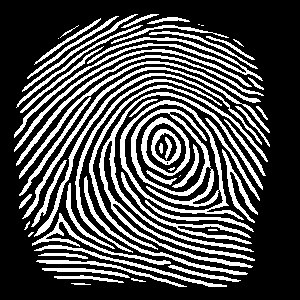
#> input picture media/md_output/Normalize_temp.jpg, 300 x 300 px
$ python Normalize.py media/md_output/Normalize_temp.jpg media/md_output/Normalize_temp.jpg
#> lines starting #> are read from the running program, lines starting #| are printed output that depends on the picture
import sys
from django.conf import settings
import os
import fingerprint_enhancer
image_full_path = sys.argv[1]
image_name = sys.argv[2]
import cv2
import numpy as np
import matplotlib.pyplot as plt
import imutils

image = cv2.imread(str(image_full_path))
#> image is the input picture: shape (300, 300, 3); min 0, max 255, mean 75.3
gray_img= cv2.cvtColor(image,cv2.COLOR_BGR2GRAY)

image_norm = cv2.normalize(gray_img, None, alpha=0,beta=200, norm_type=cv2.NORM_MINMAX)
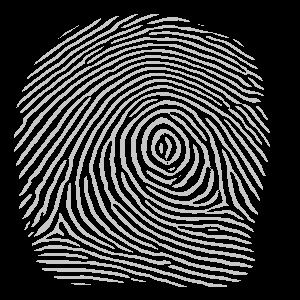
#> image_norm: shape (300, 300); min 0, max 200, mean 59.1
image_rez = cv2.resize(image_norm,(300,300))

#> (the run stopped early here; a loop or call above may not have finished)
